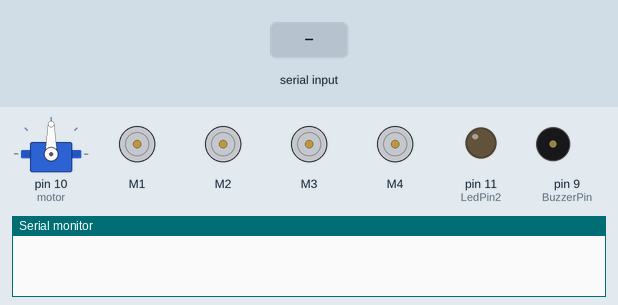
Bench run of a sketch on a simulated Arduino Uno, built with avr-gcc and run on an emulated ATmega328P. On the bench: servo, 4 × DC motor (green arrow = forward, orange = backward, longer = faster), output pins drawn as LEDs (lit = HIGH), buzzer (waves = sounding), the last lines printed to the serial monitor. The test bench sets the inputs (shaded band). Pins used as bus, display or sensor lines are not drawn.

Above: at 1.2 s.
1.3 s: "<F>" received over Serial
At 1.9 s:
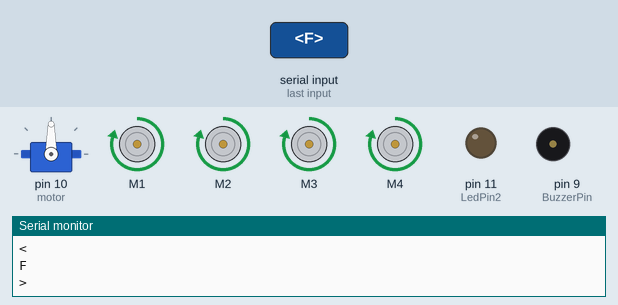
2.8 s: byte 86 ('V') received over Serial
At 3.02 s:
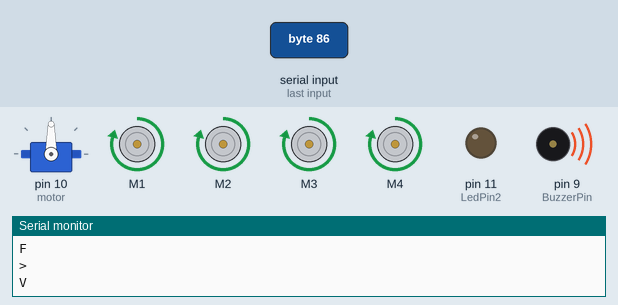
4.7 s: byte 87 ('W') received over Serial
At 5.7 s:
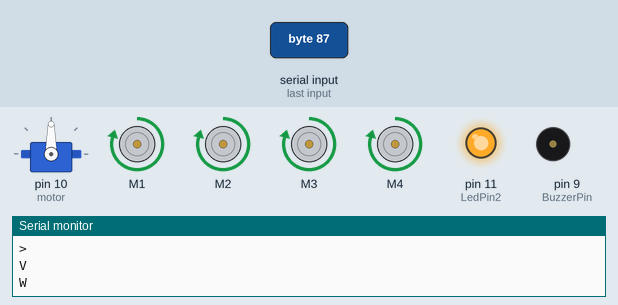
6.2 s: byte 83 ('S') received over Serial
At 6.8 s:
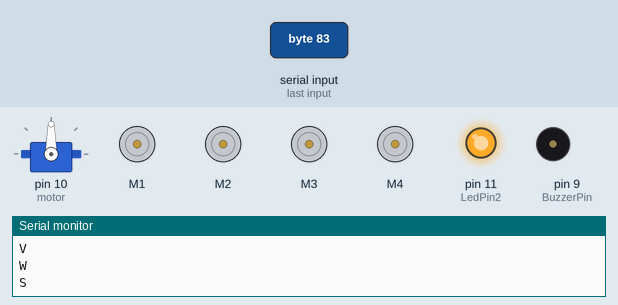
7.7 s: "<B>" received over Serial
At 8.0 s:
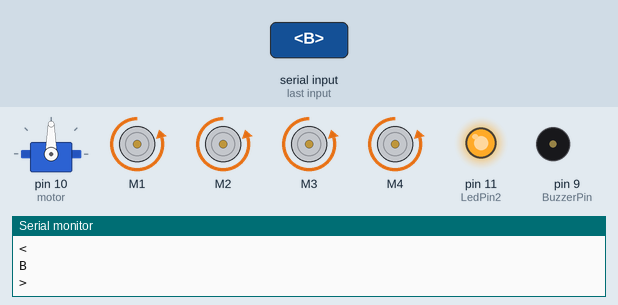
9.2 s: byte 119 ('w') received over Serial
At 10.3 s:
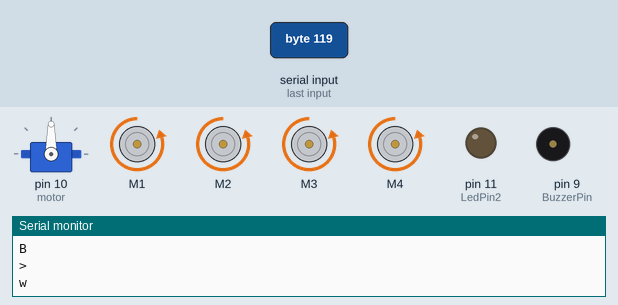
Timing chart, 0 to 11.7 s (numbered marks = the images above; inputs shaded):
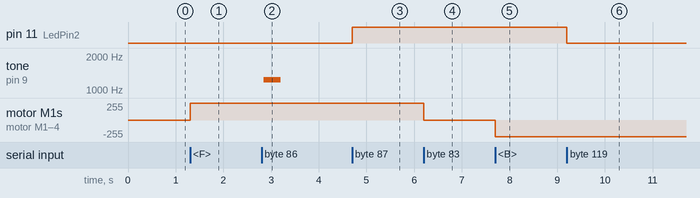

The sketch:

multifunctionArduinoCarproject_dec25a.ino
```cpp
#include <Servo.h>
#include <AFMotor.h>

#define Echo A5
#define Trig A4
#define motor 10
#define Speed 250
#define spoint 103

#define BuzzerPin 9   // Change to a free digital pin
#define LedPin1 10    // Use an analog pin for the first LED
#define LedPin2 11    // Use an analog pin for the second LED

char value;
int distance;
int Left;
int Right;
int L = 0;
int R = 0;
int L1 = 0;
int R1 = 0;

Servo servo;
AF_DCMotor M1(1);
AF_DCMotor M2(2);
AF_DCMotor M3(3);
AF_DCMotor M4(4);

void setup() {
  Serial.begin(9600);
  pinMode(Trig, OUTPUT);
  pinMode(Echo, INPUT);
  pinMode(BuzzerPin, OUTPUT);
  pinMode(LedPin1, OUTPUT);
  pinMode(LedPin2, OUTPUT);

  servo.attach(motor);
  M1.setSpeed(Speed);
  M2.setSpeed(Speed);
  M3.setSpeed(Speed);
  M4.setSpeed(Speed);
}

void loop() {
   //Obstacle();
  Bluetoothcontrol();
   //voicecontrol();
}

void Bluetoothcontrol() {
  if (Serial.available() > 0) {
    value = Serial.read();
    Serial.println(value);

    if (value == 'F') {
      forward();
    } else if (value == 'B') {
      backward();
    } else if (value == 'R') {
      left();
    } else if (value == 'L') {
      right();
    } else if (value == 'S') {
      Stop();
    } else if (value == 'V') {
      hornSound();  // Added command to play horn sound
    } else if (value == 'W') {
      turnOnLEDs();  // Added command to turn on both LEDs
    } else if (value == 'w') {
      turnOffLEDs();  // Added command to turn off both LEDs
    }
  }
}

void Obstacle() {
  distance = ultrasonic();
  if (distance <= 12) {
    Stop();
    backward();
    delay(100);
    Stop();
    R = leftsee();
    servo.write(spoint);
    delay(800);
    L = rightsee();
    servo.write(spoint);
    if (L < R) {
      right();
      delay(500);
      Stop();
      delay(200);
    } else if (L > R) {
      left();
      delay(500);
      Stop();
      delay(200);
    }
  } else {
    forward();
  }
}

void voicecontrol() {
  if (Serial.available() > 0) {
    value = Serial.read();
    Serial.println(value);
    if (value == '^') {
      forward();
    } else if (value == '-') {
      backward();
    } else if (value == '<') {
      L = leftsee();
      servo.write(spoint);
      if (L >= 10) {
        right();
        delay(500);
        Stop();
      } else if (L < 10) {
        Stop();
      }
    } else if (value == '>') {
      R = rightsee();
      servo.write(spoint);
      if (R >= 10) {
        left();
        delay(500);
        Stop();
      } else if (R < 10) {
        Stop();
      }
    } else if (value == '*') {
      Stop();
    } else if (value == '3') {
      hornSound();  // Added command to play horn sound
    } else if (value == '1') {
      turnOnLEDs();  // Added command to turn on both LEDs
    } else if (value == '2') {
      turnOffLEDs();  // Added command to turn off both LEDs
    }
  }
}

int ultrasonic() {
  digitalWrite(Trig, LOW);
  delayMicroseconds(4);
  digitalWrite(Trig, HIGH);
  delayMicroseconds(10);
  digitalWrite(Trig, LOW);
  long t = pulseIn(Echo, HIGH);
  long cm = t / 29 / 2; // time convert distance
  return cm;
}

void forward() {
  M1.run(FORWARD);
  M2.run(FORWARD);
  M3.run(FORWARD);
  M4.run(FORWARD);
}

void backward() {
  M1.run(BACKWARD);
  M2.run(BACKWARD);
  M3.run(BACKWARD);
  M4.run(BACKWARD);
}

void right() {
  M1.run(BACKWARD);
  M2.run(BACKWARD);
  M3.run(FORWARD);
  M4.run(FORWARD);
}

void left() {
  M1.run(FORWARD);
  M2.run(FORWARD);
  M3.run(BACKWARD);
  M4.run(BACKWARD);
}

void Stop() {
  M1.run(RELEASE);
  M2.run(RELEASE);
  M3.run(RELEASE);
  M4.run(RELEASE);
}

int rightsee() {
  servo.write(20);
  delay(800);
  Left = ultrasonic();
  return Left;
}

int leftsee() {
  servo.write(180);
  delay(800);
  Right = ultrasonic();
  return Right;
}

void hornSound() {
  int buzzerPin = BuzzerPin;
  int duration = 220;  // Adjust duration as needed
  for (int i = 0; i < duration * 2; i++) {
    digitalWrite(buzzerPin, HIGH);
    delayMicroseconds(400);  // Adjust frequency for the desired horn sound
    digitalWrite(buzzerPin, LOW);
    delayMicroseconds(400);  // Adjust frequency for the desired horn sound
  }
}

void turnOnLEDs() {
  digitalWrite(LedPin1, HIGH);
  digitalWrite(LedPin2, HIGH);
}

void turnOffLEDs() {
  digitalWrite(LedPin1, LOW);
  digitalWrite(LedPin2, LOW);
}
```

Measured:
- after the input at 1.3 s, motor M1–4: stopped → forward 250/255 at once
- after the input at 2.8 s, tone on pin 9 (BuzzerPin): silent → 1237 Hz at once, → silent 0.36 s later
- after the input at 4.7 s, pin 11 (LedPin2): LOW → HIGH at once
- after the input at 6.2 s, motor M1–4: forward 250/255 → stopped at once
- after the input at 7.7 s, motor M1–4: stopped → backward 250/255 at once
- after the input at 9.2 s, pin 11 (LedPin2): HIGH → LOW at once
